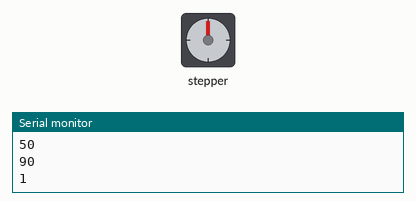
Recording of a sketch running on a simulated Arduino Uno, built with avr-gcc and run on an emulated ATmega328P. Parts: stepper motor, the last lines printed to the serial monitor. Wiring (inferred from the names in the program): stepper motor driver (200 steps per turn assumed): step pin 9; direction pin 8.

Above: at 0.15 s.
At 16.1 s:
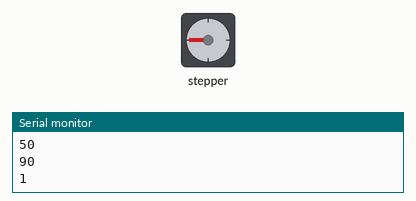
At 20.1 s:
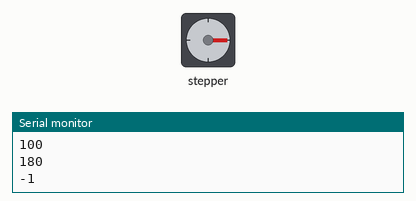
At 33.1 s:
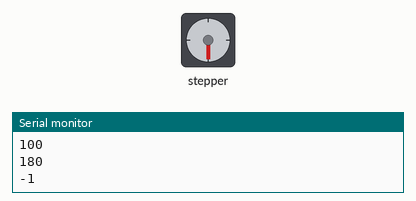
Timing chart, 0 to 40.0 s (numbered marks = the images above):
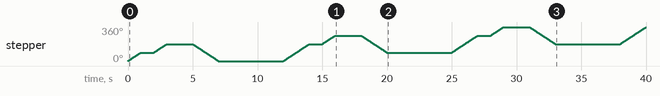

The sketch:

nema17_adv.ino
```cpp
// Notes:
//1. delay(20) works smoothly with 0.18+ voltage
//1. delay(10) works smoothly with 0.22+ voltage (currently exact 0.23)
//1. delay(7) works smoothly with 0.32+ voltage  (currently exact 0.34)
//1. delay(5) works smoothly with 0.20+ voltage (strangely!!)//
//1. delay(2) works smoothly with 0.41+ voltage (currently exact 0.42)
//1. delay(1) works smoothly with 0.18+ voltage (strangely @ 0.18)

// defines pins numbers
const int stepPin = 9;
const int dirPin = 8;

int positions[] = {0, 45, 90, 135, 180};
String modes[] = {"OFF", "ON-OFF", "ON", "ON-SIM", "SIM"};
//enum modes {"OFF", "ON-OFF", "ON", "ON-SIM", "SIM"};

long previousMillis = 0;        //

void setup() {

    // Sets the two pins as Outputs
    Serial.begin(9600);
    pinMode(stepPin, OUTPUT);
    pinMode(dirPin, OUTPUT);
}

void compareAndRotate(int prevIndex, String next){
    int dir;
    for(int i = 0; i < 5; i++){
        if(modes[i].equalsIgnoreCase(next)){
            dir = i > prevIndex? 1 : -1;
            rotate(abs(i-prevIndex)*45, dir);
            break;
        }
    }
}
int setDirAndRotate(String prev, String next){
//int setDirAndRotate(St prev, int next){

//    switch(prev){
//        case "OFF":
//            compareAndRotate(0, next);
//            break;
//        case "ON-OFF":
//            compareAndRotate(1, next);
////            for(int i = 0; i < 5; i++){
////                if(modes[i].equalsIgnoreCase(next){
////                    dir = i > 1? -1 : 1;
////                    rotate(i*45, dir);
////                    break;
////                }
////            }
//            break;
//        case "ON":
//            compareAndRotate(2, next);
//            break;
//        case "ON-SIM":
//            compareAndRotate(3, next);
//            break;
//        case "SIM":
//            compareAndRotate(4, next);
//            break;
//    }

    if(prev.equalsIgnoreCase("OFF")){
        compareAndRotate(0, next);
    } else if(prev.equalsIgnoreCase("ON-OFF")){
        compareAndRotate(1, next);
    } else if(prev.equalsIgnoreCase("ON")){
        compareAndRotate(2, next);
    } else if(prev.equalsIgnoreCase("ON-SIM")){
        compareAndRotate(3, next);
    } else if(prev.equalsIgnoreCase("SIM")){
        compareAndRotate(4, next);
    }
}

void rotate(int deg, int dir){

    int pulses = (5 * deg)/9;
    if(pulses == 0){
        return;
    }
    if(dir == 1){
        digitalWrite(dirPin, HIGH);
    } else if(dir == -1){
        digitalWrite(dirPin, LOW);
    }
    Serial.println(pulses);
    Serial.println(deg);
    Serial.println(dir);
    for(int x = 0; x < pulses; x++) {

        digitalWrite(stepPin,HIGH);
        delay(10);
        digitalWrite(stepPin,LOW);
        delay(10);
  }

}


void OFFtoON(long minutes){
   digitalWrite(dirPin, HIGH); // Enables the motor to move in a particular direction
  // Makes 200 pulses for making one full cycle rotation

  delay(1000); // One second delay
}
//void ONtoOFF(long minutes){
//
//}
//
//void ONtoSIM(long minutes){
//
//}
//
//void SIMtoON(long minutes){
//
//}
//
//void OFFtoSIM(long minutes){
//
//}
//
//void OFFtoDIAG(long minutes){
//
//}
//
//void OFFtoDIAG(long minutes){
//
//}

void loop() {

    unsigned long currentMillis = millis();

    String prev = "OFF";
    String next = "ON";

//    mode prev = OFF;


    setDirAndRotate(prev, next);
//    rotate(90, 1);
    delay(1000);

    prev = "ON";
    next = "SIM";

    setDirAndRotate(prev, next);
//    rotate(90, 1);
    delay(2*1000);
//
    prev = "SIM";
    next = "OFF";
    setDirAndRotate(prev, next);
//    rotate(180,-1);
    delay(5*1000);

    unsigned long diff = currentMillis - previousMillis;
    if(diff > 3000 && diff < 4000){

        prev = "SIM";
        next = "OFF";
        setDirAndRotate(prev, next);
    } else if(diff > 1000){

        prev = "ON";
        next = "SIM";
        setDirAndRotate(prev, next);
    } else {

        prev = "OFF";
        next = "ON";
        setDirAndRotate(prev, next);
    }


//    digitalWrite(dirPin, HIGH); // Enables the motor to move in a particular direction
//    // Makes 200 pulses for making one full cycle rotation
//    for(int x = 0; x < 200; x++) {
//    digitalWrite(stepPin,HIGH);
//    delay(1);
//    //    delayMicroseconds(500);
//    digitalWrite(stepPin,LOW);
//    //    delayMicroseconds(500);
//    delay(1);
//    }
//delay(1000); // One second delay
//
//  digitalWrite(dirPin,LOW); //Changes the rotations direction
//  // Makes 400 pulses for making two full cycle rotation
//  for(int x = 0; x < 400; x++) {
//    digitalWrite(stepPin,HIGH);
////    delayMicroseconds(500);
//    delay(1);
//    digitalWrite(stepPin,LOW);
////    delayMicroseconds(500);
//    delay(1);
//  }
//  delay(1000);
}
```

Measured:
- by itself, stepper: turns 90° clockwise in 0.98 s, then 90° clockwise in 0.98 s, then 180° counter-clockwise in 2.0 s, then 180° clockwise in 2.0 s, and so on
